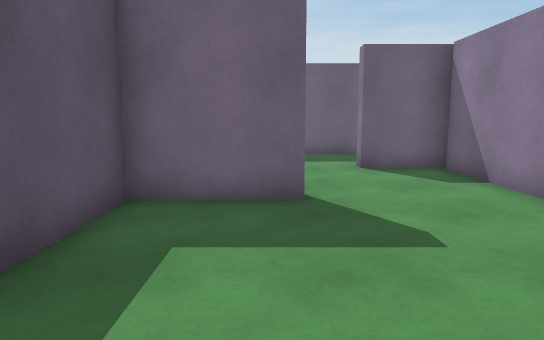
view 1 (above)

19 first-person views from a walk through a scene from a Unity 3-D project. The camera is 1.3 m above the floor, tilts 8° down and sees 70° across. The floor is counted in squares, 1 m on a side. Each view is taken from the middle of a square. On the plan, view 1 faces up. The plan holds only what a view shows up to about 16 squares ahead; the rest is blank. The place goes on beyond the plan. The player character is not drawn.

view 2
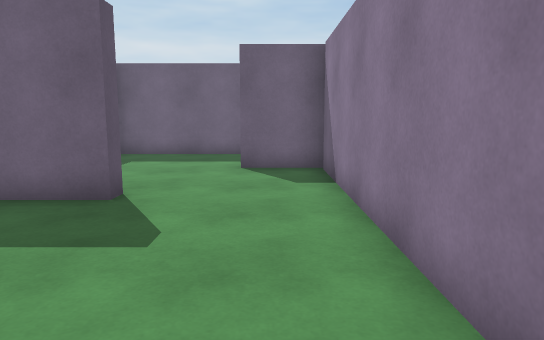

view 3
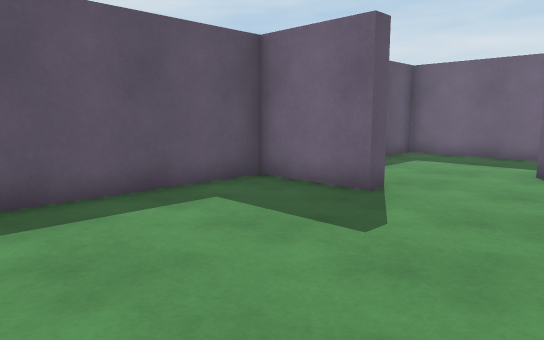

view 4
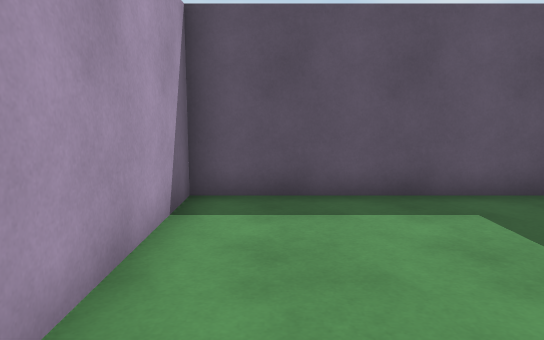

view 5
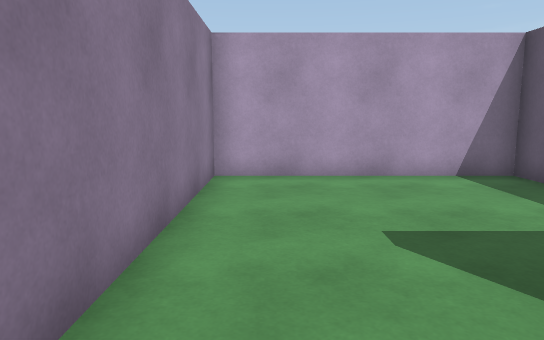

view 6
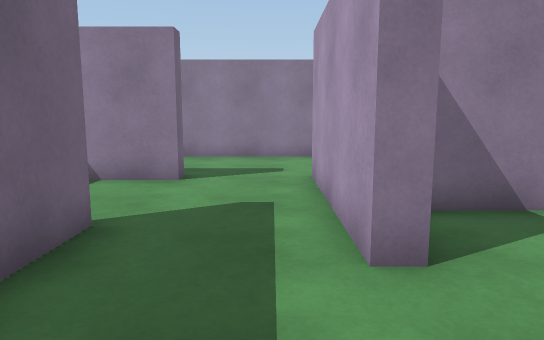

view 7
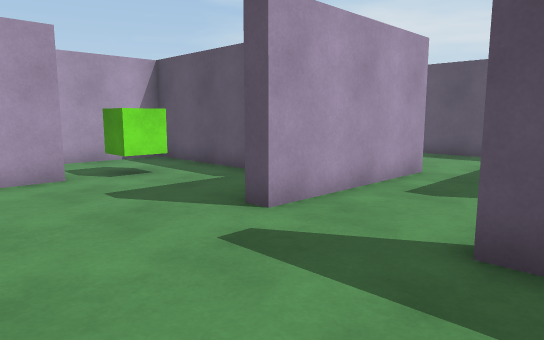

view 8
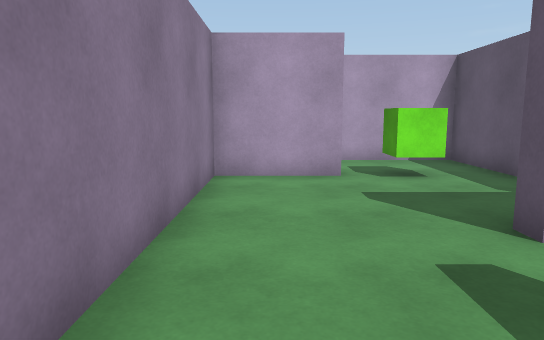

view 9
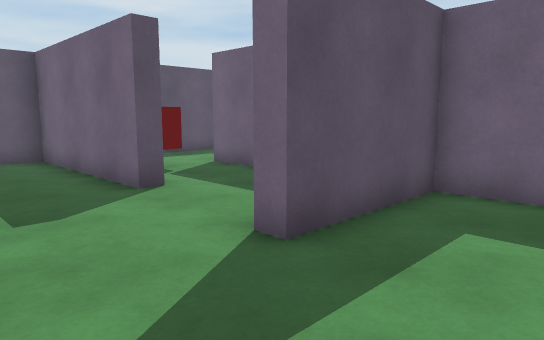

view 10
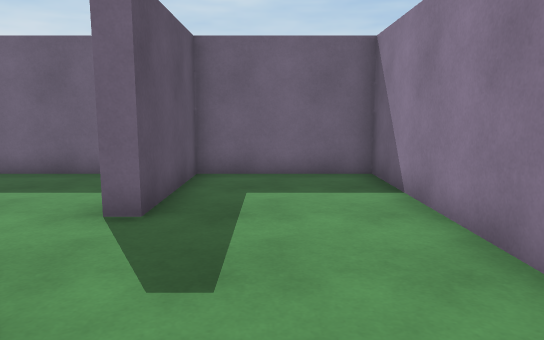

view 11
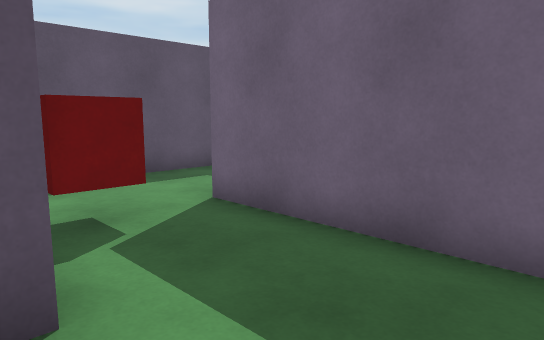

view 12
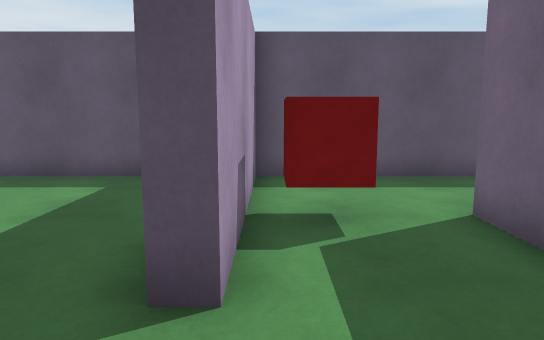

view 13
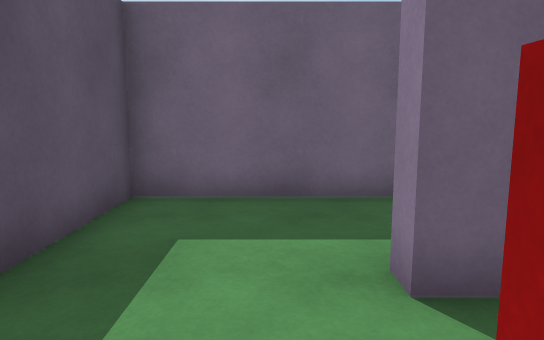

view 14
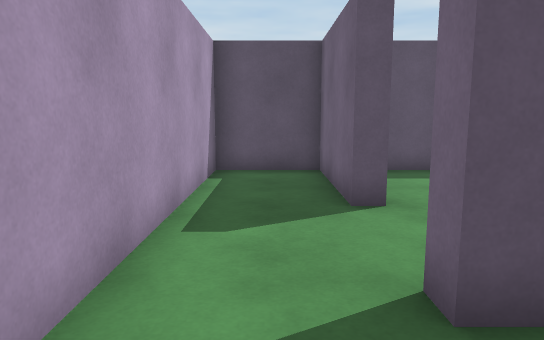

view 15
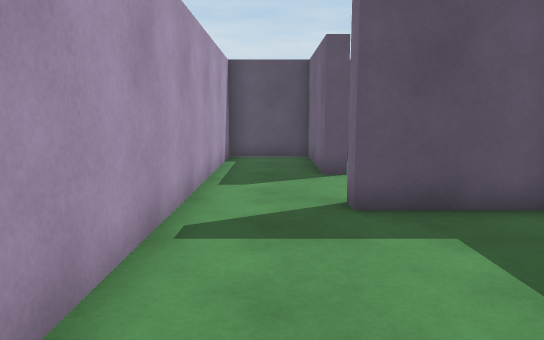

view 16
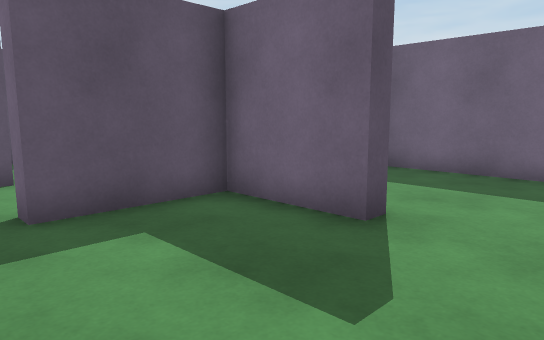

view 17
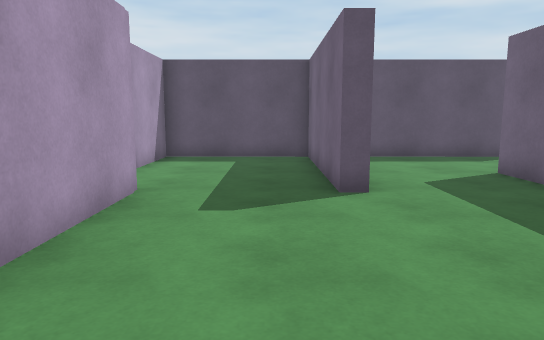

view 18
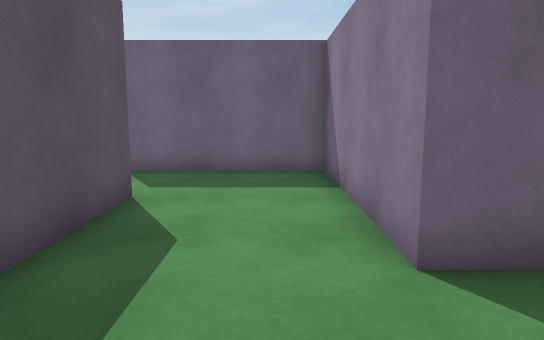

view 19
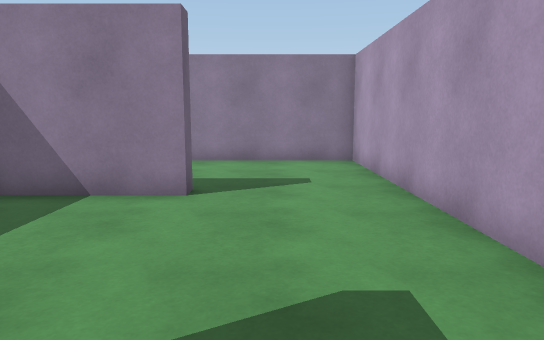

### Floor plan
Ten units are one square. View 1 is at (0, 0); x grows to the right and y downward. Boxes are objects, and circles mark ways between rooms. Rooms are numbered by the first view taken in them; rooms with no view inside come last. Other rooms are left out.
<svg viewBox="-27 -206 304 214">
<path fill="none" stroke="#000" d="M5 -65 5 -59 -22 -59 -22 3 43 3 43 -96 22 -96 22 -102 34 -102M35 -132 -22 -132 -22 -81M73 -102 73 -96M84 -57 112 -57 112 -167 73 -167 73 -129 68 -129M47 -69 47 -27 80 -27M55 -167 10 -167 10 -172M34 -102 73 -102M20 -201 -22 -201 -22 -137 35 -137 35 -132M68 -129 68 -148M172 -66 272 -66 272 -114M175 -108 175 -102 118 -102 118 -57 145 -57 145 -52 118 -52 118 -21 112 -21M168 -142 152 -142 152 -201 106 -201M228 -104 222 -104 222 -135M85 -28 85 -21 47 -21 47 3 152 3M118 -172 118 -120"/>
<rect x="65" y="-65" width="10" height="20" fill="#bbb"><title>green cube</title></rect>
<rect x="5" y="-155" width="10" height="20" fill="#bbb"><title>red cube</title></rect>
<circle cx="30" cy="-115" r="3" fill="#2a7"/>
<circle cx="70" cy="-115" r="3" fill="#2a7"/>
<circle cx="75" cy="-35" r="3" fill="#2a7"/>
<text x="10" y="-60">1</text>
<text x="90" y="-100">2</text>
<text x="20" y="-150">3</text>
<text x="170" y="-80">4</text>
</svg>
Room 1 opens to room 3. Room 2 opens to room 3. Room 2 opens to room 4.

Where each view was taken, in squares from view 1:
view 1: 0 up, 0 right, facing up
view 2: 0 up, 3 right, facing up
view 3: 0 up, 4 right, facing up-left
view 4: 1 up, 4 right, facing left
view 5: 8 up, 3 right, facing down
view 6: 11 up, 1 left, facing right
view 7: 14 up, 11 right, facing down-left
view 8: 14 up, 10 right, facing down
view 9: 10 up, 10 right, facing up-left
view 10: 8 up, 9 right, facing up
view 11: 13 up, 6 right, facing up-left
view 12: 14 up, 6 right, facing left
view 13: 14 up, 0 right, facing up
view 14: 1 up, 14 right, facing left
view 15: 1 up, 17 right, facing left
view 16: 1 up, 17 right, facing up-left
view 17: 9 up, 24 right, facing left
view 18: 11 up, 14 right, facing up
view 19: 9 up, 16 right, facing right
